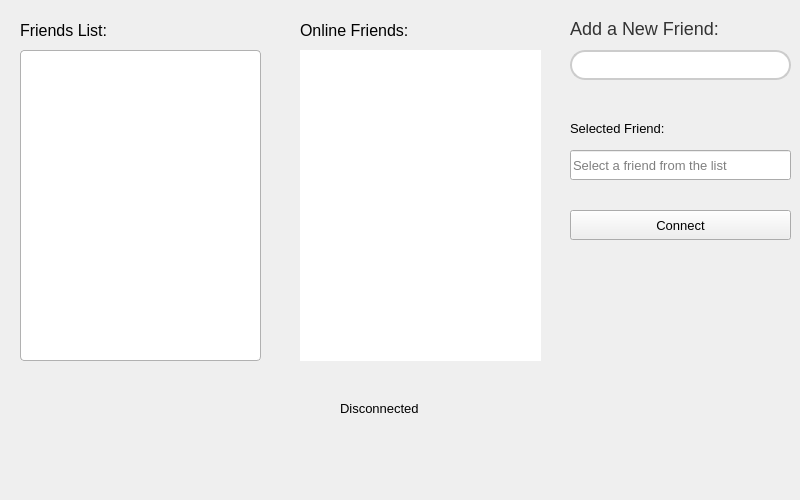
<?xml version="1.0" encoding="UTF-8"?>
<ui version="4.0">
 <class>MainPage</class>
 <widget class="QWidget" name="MainPage">
  <property name="geometry">
   <rect>
    <x>0</x>
    <y>0</y>
    <width>800</width>
    <height>500</height>
   </rect>
  </property>
  <property name="windowTitle">
   <string>Remote Control Page</string>
  </property>
  <widget class="QWidget" name="centralwidget" native="true">
   <property name="geometry">
    <rect>
     <x>0</x>
     <y>0</y>
     <width>811</width>
     <height>450</height>
    </rect>
   </property>
   <widget class="QLabel" name="friendsListLabel">
    <property name="geometry">
     <rect>
      <x>20</x>
      <y>20</y>
      <width>121</width>
      <height>21</height>
     </rect>
    </property>
    <property name="font">
     <font>
      <family>Segoe UI</family>
      <pointsize>12</pointsize>
     </font>
    </property>
    <property name="text">
     <string>Friends List:</string>
    </property>
   </widget>
   <widget class="QListWidget" name="friendsList">
    <property name="geometry">
     <rect>
      <x>20</x>
      <y>50</y>
      <width>241</width>
      <height>311</height>
     </rect>
    </property>
    <property name="font">
     <font>
      <family>Segoe UI</family>
      <pointsize>10</pointsize>
     </font>
    </property>
    <property name="styleSheet">
     <string>
         QListWidget {
            background-color: #FFFFFF;
            border: 1px solid #B1B1B1;
            border-radius: 4px;
            font-family: Segoe UI;
            font-size: 10pt;
            padding: 8px;
         }
         QListWidget::item {
            color: #565656;
            padding: 4px;
         }
         QListWidget::item:selected {
            background-color: #F1F1F1;
         }
     </string>
    </property>
   </widget>
   <widget class="QLabel" name="onlineFriendsLabel">
    <property name="geometry">
     <rect>
      <x>300</x>
      <y>20</y>
      <width>131</width>
      <height>21</height>
     </rect>
    </property>
    <property name="font">
     <font>
      <family>Segoe UI</family>
      <pointsize>12</pointsize>
     </font>
    </property>
    <property name="text">
     <string>Online Friends:</string>
    </property>
   </widget>
   <widget class="QListWidget" name="onlineFriendsList">
    <property name="geometry">
     <rect>
      <x>300</x>
      <y>50</y>
      <width>241</width>
      <height>311</height>
     </rect>
    </property>
    <property name="styleSheet">
     <string>
            QListWidget {
                border: none;
                background-color: #FFF;
                color: #333;
                font-size: 16px;
            }
            QListWidget::item {
                border-bottom: 1px solid #DDD;
                padding: 10px;
            }
            QListWidget::item:selected {
                background-color: #EEE;
            }
        </string>
    </property>
   </widget>
   <widget class="QLabel" name="addFriendLabel">
    <property name="geometry">
     <rect>
      <x>570</x>
      <y>20</y>
      <width>161</width>
      <height>16</height>
     </rect>
    </property>
    <property name="font">
     <font>
      <family>Segoe UI</family>
      <pointsize>-1</pointsize>
     </font>
    </property>
    <property name="styleSheet">
     <string>
            QLabel {
                color: #333;
                font-size: 18px;
            }
        </string>
    </property>
    <property name="text">
     <string>Add a New Friend:</string>
    </property>
   </widget>
   <widget class="QLineEdit" name="addFriendLine">
    <property name="geometry">
     <rect>
      <x>570</x>
      <y>50</y>
      <width>221</width>
      <height>30</height>
     </rect>
    </property>
    <property name="styleSheet">
     <string>
            QLineEdit {
                border: 2px solid #CCC;
                border-radius: 15px;
                background-color: #FFF;
                font-size: 16px;
                padding: 5px 10px;
                selection-background-color: #EEE;
            }
            QLineEdit:focus {
                border-color: #3CA4FF;
            }
        </string>
    </property>
   </widget>
   <widget class="QPushButton" name="addFriendButton">
 <property name="geometry">
  <rect>
   <x>800</x>
   <y>50</y>
   <width>101</width>
   <height>28</height>
  </rect>
 </property>
 <property name="styleSheet">
  <string>
   QPushButton {
    border: 2px solid #3CA4FF;
    border-radius: 15px;
    background-color: #3CA4FF;
    color: #FFFFFF;
    font-size: 14px;
    font-weight: bold;
    padding: 5px 20px;
   }
   QPushButton:hover {
    background-color: #FFFFFF;
    color: #3CA4FF;
   }
  </string>
 </property>
 <property name="text">
  <string>Add</string>
 </property>
</widget>
   <widget class="QLabel" name="selectedFriendLabel">
    <property name="geometry">
     <rect>
      <x>570</x>
      <y>120</y>
      <width>121</width>
      <height>16</height>
     </rect>
    </property>
    <property name="font">
     <font>
      <family>Segoe UI</family>
      <pointsize>10</pointsize>
     </font>
    </property>
    <property name="text">
     <string>Selected Friend:</string>
    </property>
   </widget>
   <widget class="QLineEdit" name="selectedFriendLine">
    <property name="geometry">
     <rect>
      <x>570</x>
      <y>150</y>
      <width>221</width>
      <height>30</height>
     </rect>
    </property>
    <property name="font">
     <font>
      <family>Segoe UI</family>
      <pointsize>10</pointsize>
     </font>
    </property>
    <property name="placeholderText">
     <string>Select a friend from the list</string>
    </property>
   </widget>
   <widget class="QPushButton" name="connectButton">
    <property name="geometry">
     <rect>
      <x>570</x>
      <y>210</y>
      <width>221</width>
      <height>30</height>
     </rect>
    </property>
    <property name="font">
     <font>
      <family>Segoe UI</family>
      <pointsize>10</pointsize>
     </font>
    </property>
    <property name="text">
     <string>Connect</string>
    </property>
   </widget>
   <widget class="QLabel" name="statusLabel">
    <property name="geometry">
     <rect>
      <x>340</x>
      <y>400</y>
      <width>111</width>
      <height>16</height>
     </rect>
    </property>
    <property name="font">
     <font>
      <family>Segoe UI</family>
      <pointsize>10</pointsize>
     </font>
    </property>
    <property name="text">
     <string>Disconnected</string>
    </property>
   </widget>
  </widget>
 </widget>
 <resources/>
 <connections/>
</ui>
